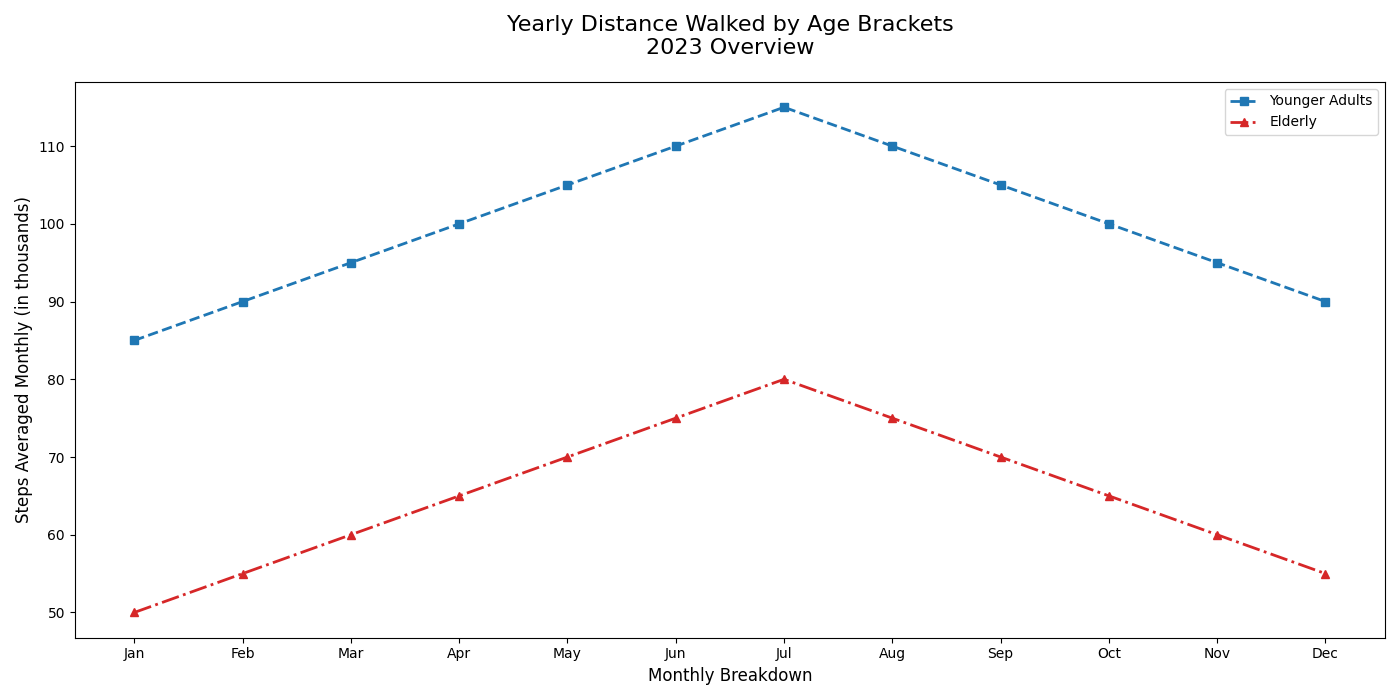

Write Python code to recreate this figure.
import matplotlib.pyplot as plt
import numpy as np

# Original data points remain the same
months = np.array(["Jan", "Feb", "Mar", "Apr", "May", "Jun", "Jul", "Aug", "Sep", "Oct", "Nov", "Dec"])
adults_steps = np.array([85, 90, 95, 100, 105, 110, 115, 110, 105, 100, 95, 90])
seniors_steps = np.array([50, 55, 60, 65, 70, 75, 80, 75, 70, 65, 60, 55])

plt.figure(figsize=(14, 7))

# Plot with altered labels
plt.plot(months, adults_steps, color='tab:blue', linestyle='--', marker='s', linewidth=2, label='Younger Adults')
plt.plot(months, seniors_steps, color='tab:red', linestyle='-.', marker='^', linewidth=2, label='Elderly')

# Changed title and labels
plt.title("Yearly Distance Walked by Age Brackets\n2023 Overview", fontsize=16, pad=20)
plt.xlabel("Monthly Breakdown", fontsize=12)
plt.ylabel("Steps Averaged Monthly (in thousands)", fontsize=12)

plt.legend()
plt.tight_layout()
plt.show()
